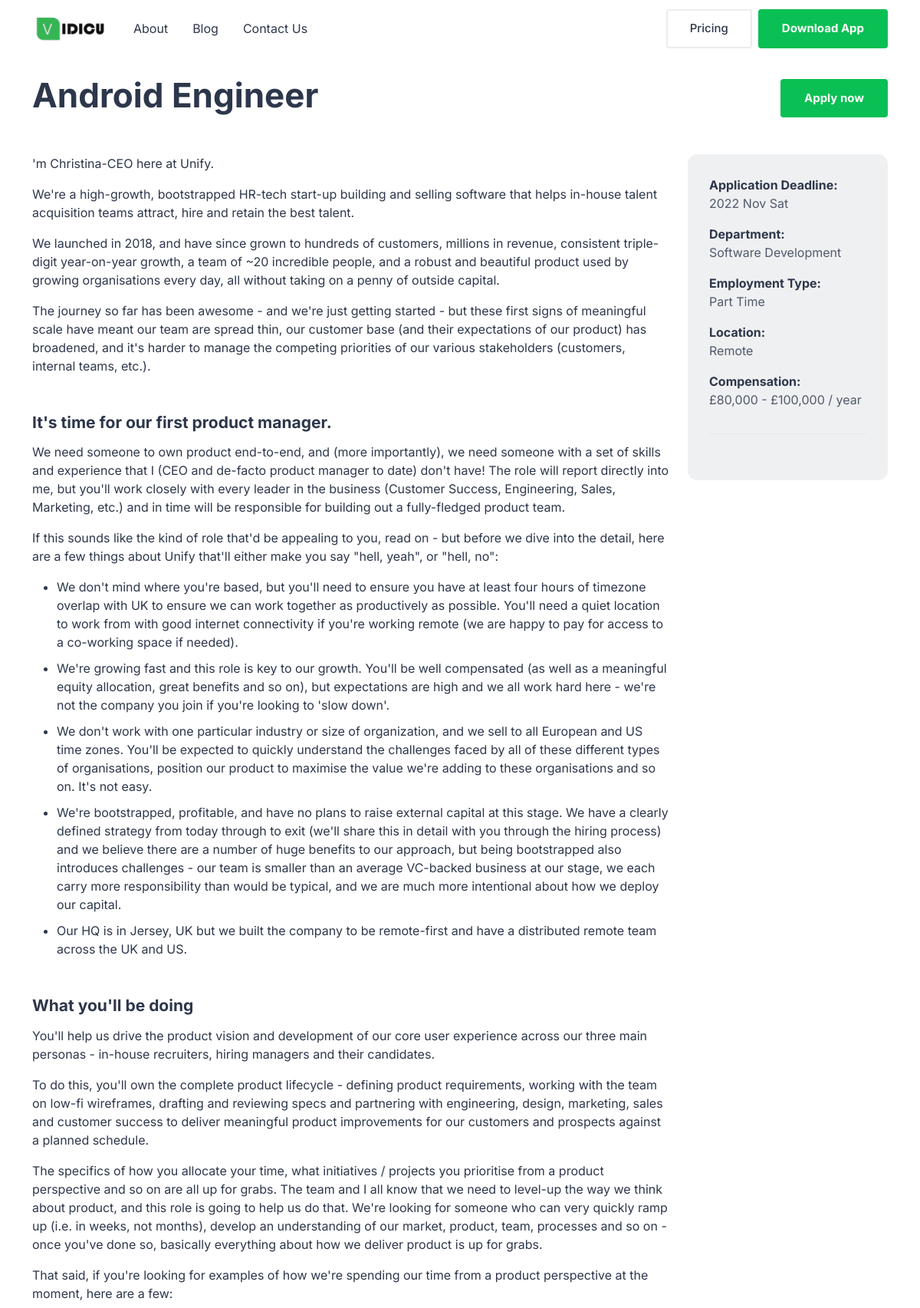
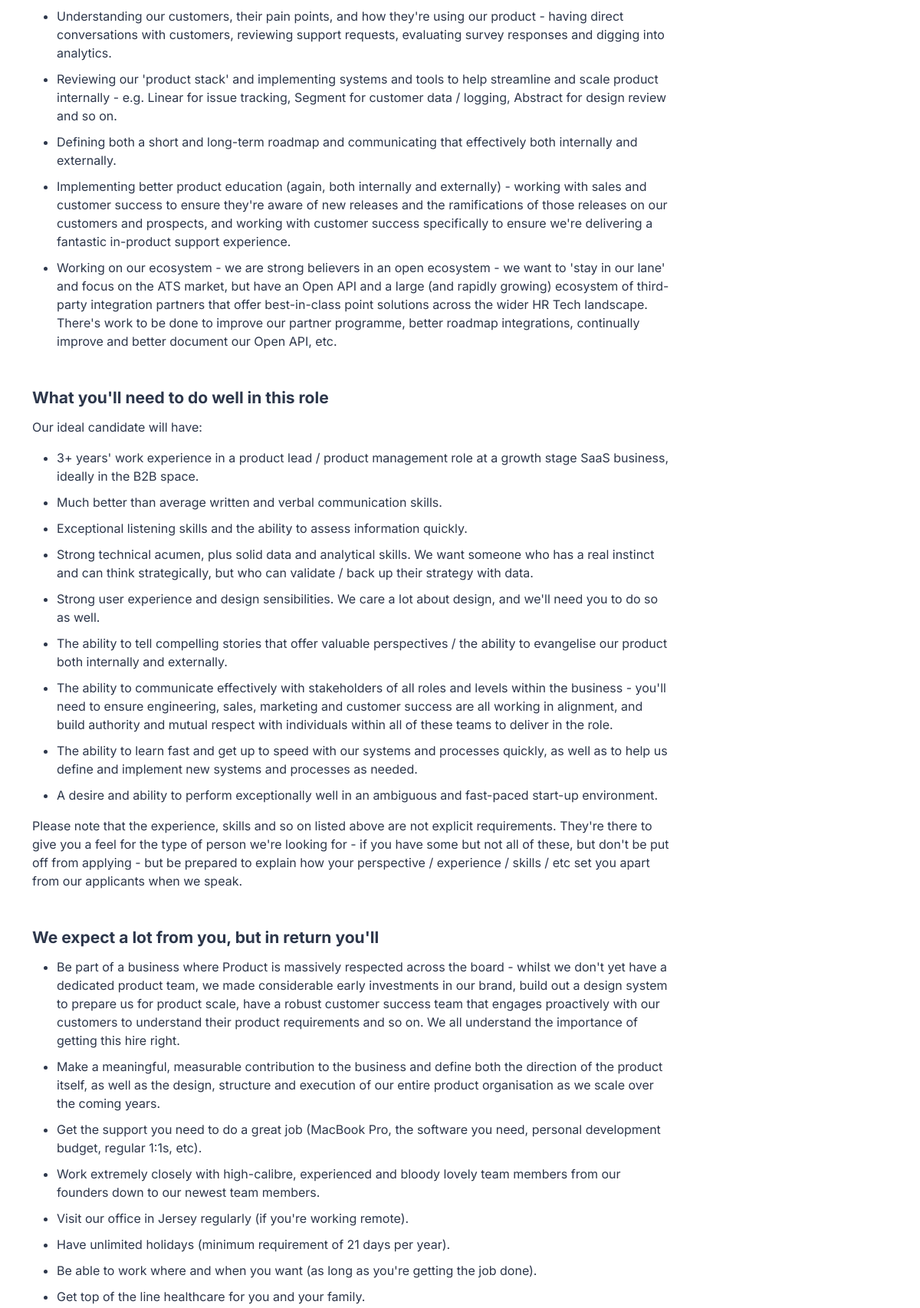
The app's page /careers/detail/android-engineer/ (upper part) with its own data (2 pictures, top to bottom).
### careers/models.py (models this page shows, shortened)
class SixthRow(models.Model):
    user = models.ForeignKey(User, on_delete=models.CASCADE)
    job_title = models.CharField(max_length=1000)
    slug =  models.SlugField(max_length=250, unique_for_date='created', null=True)
    application_deadline = models.DateTimeField(auto_now_add=True)
    department = models.CharField(max_length=1000)
    employment_type = models.CharField(max_length=1000)
    location = models.CharField(max_length=1000)
    compensation = models.CharField(max_length=1000)
    body = HTMLField()
    created = models.DateTimeField(auto_now_add=True, null=True)
    updated = models.DateTimeField(auto_now=True, null=True)
    class Meta:
        ordering = ('-created',)
        verbose_name_plural = 'SixthRow'

### core/views.py (the view)
# urls.py: re_path(r'^careers/detail/(?P<post>[-\w]+)/$', views.carrers_details, name='careers_detail'),
def  carrers_details(request, post):
    sixth_row = get_object_or_404(
        SixthRow,
        slug = post,
    )
    third_row = ThirdRow.objects.all()[0]
    return render(request, 'core/page-careers-role-overview.html', {
        'seo_title' : '',
        'seo_description' : '',
        'og_description' : '',
        "og_title" : '',
        'og_url': 'https://vidicu.live/pricing/',
        'og_type' : 'website',
        "og_image" : '',
        "og_site_name" : '',
        'tw_card' : '',
        'tw_site' : '',
        'tw_title' : '',
        'tw_description' : '',
        'tw_creator' : '',
        'tw_image' : '',
        'sixth_row' : sixth_row,
        'third_row' : third_row
    })

### core/context_processors.py (called while the page is built)
def seo_attr(request:HttpRequest):
    return {
        'seo_title' : '',
        'seo_description': '',
        'keywords' : '',
    }

def twitter_seo_attr(request:HttpRequest):
    return {
        "tw_card" : '',
        "tw_site" : '',
        "tw_title" : '',
        "tw_description" : '',
        "tw_creator" : '',
        "tw_image" : '',
    }

def og_seo_attr(request:HttpRequest):
    return {
        "og_title" : '',
        "og_type" : '',
        "og_url" : '',
        "og_image" : '',
        "og_description" : '',
        "og_site_name" : '',
        "og_locale" : "pl_PL",
        "og_locale_alt" : "en_US"
    }

### core/templatetags/utility.py (called while the page is built)
@register.simple_tag()
def current_year():
    tday = datetime.date.today()
    return str(tday.year)

@register.simple_tag()
def get_twitter_link():
    twitter_link = MediaLinks.objects.get(user__username = 'nadia')
    return twitter_link.twitter

@register.simple_tag()
def get_instagram_link():
    instagram_link = MediaLinks.objects.get(user__username = 'nadia')
    return instagram_link.instagram

@register.simple_tag()
def get_youtube_link():
    youtube_link = MediaLinks.objects.get(user__username = 'nadia')
    return youtube_link.youtube

@register.simple_tag()
def get_discord_link():
    discord_link = MediaLinks.objects.get(user__username = 'nadia')
    return discord_link.discord

### core/templates/core/page-careers-role-overview.html (shortened to what this page needs)
{% load static %}
<!DOCTYPE html>
<html lang="en">
<head>
  <link rel="stylesheet" href="{% static 'assets/vendor/bootstrap-icons/font/bootstrap-icons.css' %}">
  <link rel="stylesheet" href="{% static 'assets/vendor/hs-mega-menu/dist/hs-mega-menu.min.css' %}">
  <link rel="stylesheet" href="{% static 'assets/css/theme.min.css' %}">
</head>
<body>
  {% include 'header.html' %}
  <main id="content" role="main">
    <div class="container content-space-1 content-space-b-lg-3">
      <div class="row mb-7">
        <div class="col-md mb-3 mb-md-0">
          <div class="mb-3">
              <br/>
          </div>
          <h1 class="mb-0">{{ sixth_row.job_title|capfirst }}</h1>
        </div>
        <div class="col-md-auto align-self-md-end">
          <a class="btn btn-primary" href="#">Apply now</a>
        </div>
      </div>
      <div class="row">
        <div class="col-lg-3 order-lg-2 mb-5 mb-lg-0">
          <div id="stickyBlockStartPoint">
            <div class="js-sticky-block card card-borderless bg-soft-dark" data-hs-sticky-block-options='{
                 "parentSelector": "#stickyBlockStartPoint",
                 "targetSelector": "#header",
                 "breakpoint": "lg",
                 "startPoint": "#stickyBlockStartPoint",
                 "endPoint": "#stickyBlockEndPoint",
                 "stickyOffsetTop": 20
               }'>
              <div class="card-body">
                <dl>
                  <dt>Application Deadline:</dt>
                  <dd>{{ sixth_row.application_deadline|date:"Y M D"}}</dd>
                  <dt>Department:</dt>
                  <dd>{{ sixth_row.department }}</dd>
                  <dt>Employment Type:</dt>
                  <dd>{{ sixth_row.employment_type|capfirst}}</dd>
                  <dt>Location:</dt>
                  <dd>{{ sixth_row.location }}</dd>
                  <dt>Compensation:</dt>
                  <dd>{{ sixth_row.compensation }}</dd>
                </dl>
                <hr>
              </div>
            </div>
          </div>
        </div>
        <div class="col-lg-9">
            {% autoescape off %}
                {{ sixth_row.body }}
            {% endautoescape %}
        </div>
      </div>
    </div>
  </main>
</body>
</html>

### records on screen
SixthRow: job_title "Android Engineer", application_deadline "2022 Nov Sat", department "Software Development", employment_type "Part Time", location "Remote", compensation "£80,000 - £100,000 / year", body "'m Christina-CEO here at Unify. We're a high-growth, bootstrapped HR-tech start-up building and selling software that helps in-house talent acquisition teams attract, hire and retain the best talent. We launched in 2018, and have since grown to hundreds of customers, millions in revenue, consistent triple-digit year-on-year growth, a team of ~20 incredible people, and a robust and beautiful product used by growing organisations every day, all without taking on a penny of outside capital. The journey so far has been awesome - and we're just getting started - but these first signs of meaningful scale have meant our team are spread thin, our customer base (and their expectations of our…"
